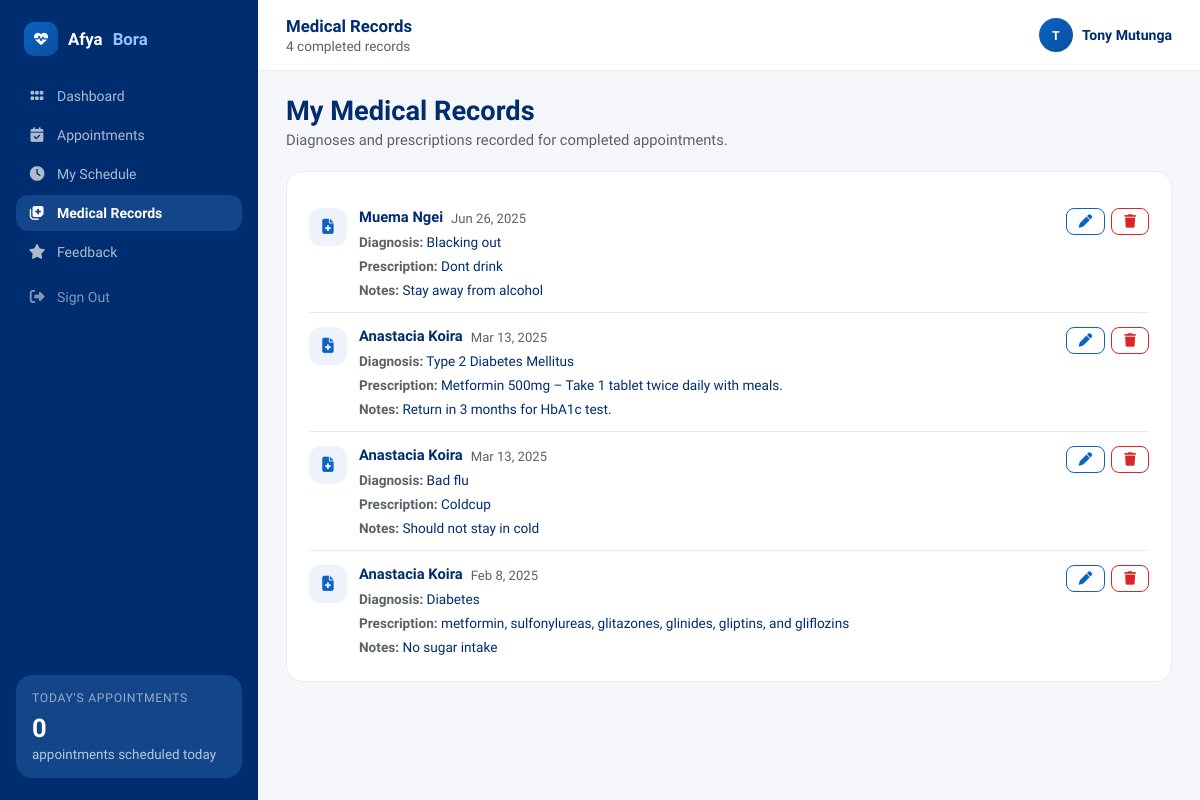
Page /doctors/medical_history.php (signed in) on the earlier database version.
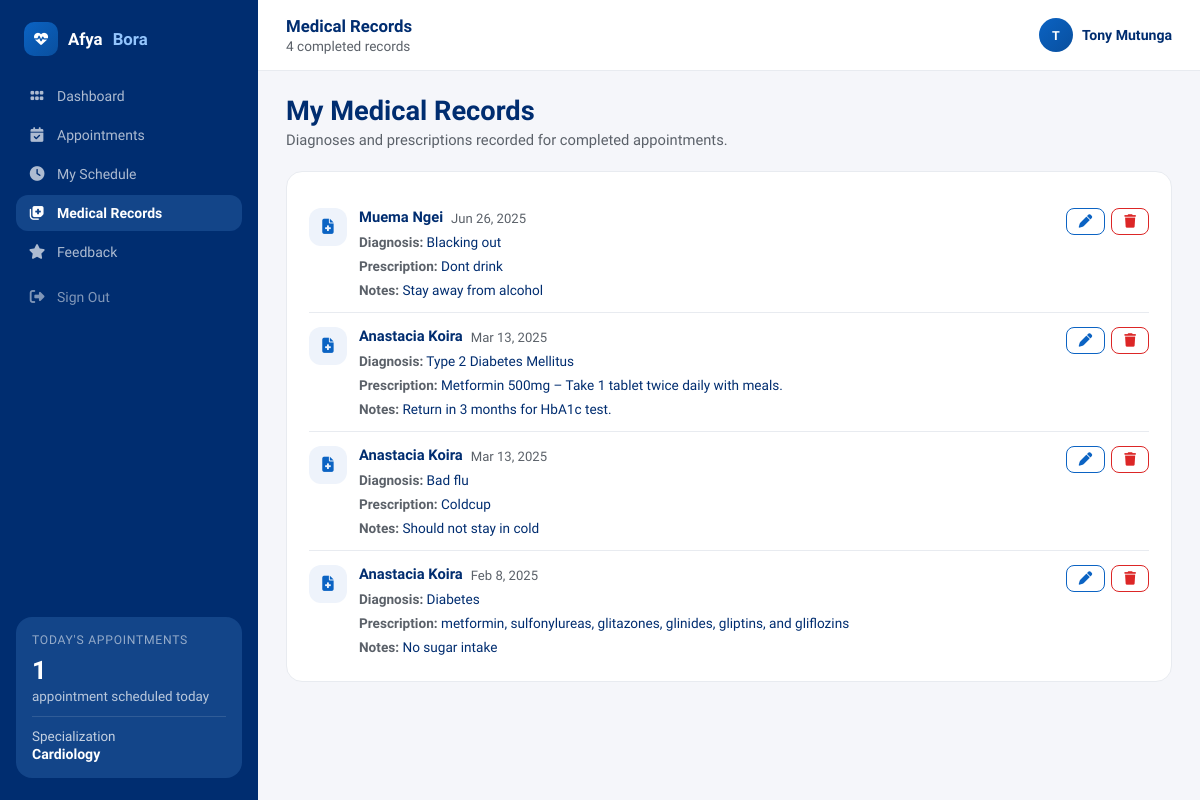
Same page on the later database version.
### tables this page shows
CREATE TABLE `users` (
  `user_id` int(11) NOT NULL,
  `full_name` varchar(100) NOT NULL,
  `email` varchar(100) NOT NULL,
  `password_hash` varchar(255) NOT NULL,
  `phone_number` varchar(15) DEFAULT NULL,
  `role` enum('admin','doctor','patient','receptionist') NOT NULL,
  `specialization` varchar(100) DEFAULT NULL,
  `created_at` timestamp NULL DEFAULT current_timestamp()
);

### doctors/medical_history.php (the view, shortened to what the changed rows need)
<?php
require_once "../config/db.php";
?>
<!DOCTYPE html>
<html lang="en">
<head>
    <link rel="stylesheet" href="https://cdnjs.cloudflare.com/ajax/libs/font-awesome/6.5.0/css/all.min.css">
</head>
<body>
<?php include "sidebar.php"; ?>
</body>
</html>

### doctors/sidebar.php (shortened to what the changed rows need)
<?php
$__sidebar_doctor_id = $_SESSION["user_id"] ?? null;
$__today_count = 0;
$__specialization = null;
if ($__sidebar_doctor_id) {
    $__stmt = $conn->prepare("SELECT COUNT(*) AS c FROM appointments WHERE doctor_id = ? AND appointment_date = CURDATE() AND status = 'scheduled'");
    $__stmt->bind_param("i", $__sidebar_doctor_id);
    $__stmt->execute();
    $__today_count = (int)($__stmt->get_result()->fetch_assoc()["c"] ?? 0);
    $__spec_stmt = $conn->prepare("SELECT specialization FROM users WHERE user_id = ?");
    $__spec_stmt->bind_param("i", $__sidebar_doctor_id);
    $__spec_stmt->execute();
    $__specialization = $__spec_stmt->get_result()->fetch_assoc()["specialization"] ?? null;
}
?>
<aside class="ab-sidebar">
  <?php if ($__sidebar_doctor_id): ?>
  <div class="ab-sidebar-widget">
    <div class="aw-title">Today's Appointments</div>
    <div class="aw-pct"><?= $__today_count ?></div>
    <div class="aw-note"><?= $__today_count === 1 ? 'appointment scheduled today' : 'appointments scheduled today' ?></div>
    <?php if ($__specialization): ?>
    <div class="aw-spec">
      Specialization
      <strong><?= htmlspecialchars($__specialization) ?></strong>
    </div>
    <?php endif; ?>
  </div>
  <?php endif; ?>
</aside>

Differences in the rows shown:
now on this page (row edited): users: specialization "Cardiology"
changed users: specialization empty → "Cardiology" (drawn)
Other differences:
$__today_count: "0" → "1"
text no longer shown: "appointments scheduled today"
text now shown: "appointment scheduled today Specialization"
